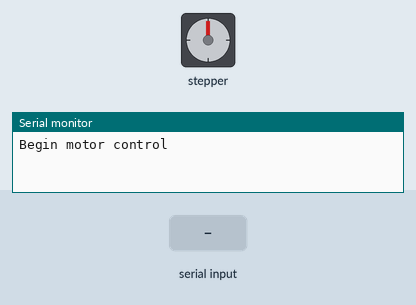
This sketch was run on a simulated ESP8266 (NodeMCU). On the bench: stepper motor, the last lines printed to the serial monitor. Wiring (inferred from the names in the program): stepper motor driver (200 steps per turn assumed): step D1; direction D0. The inputs (shaded band) are chosen by the test bench.

Above: at 1.2 s.
1.3 s: "1" received over Serial
At 4.1 s:
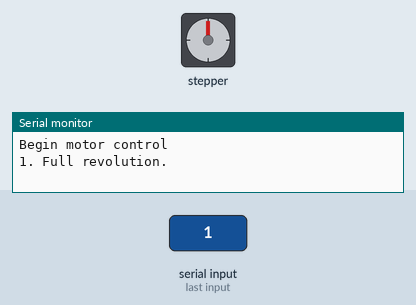
4.3 s: "2" received over Serial
At 6.2 s:
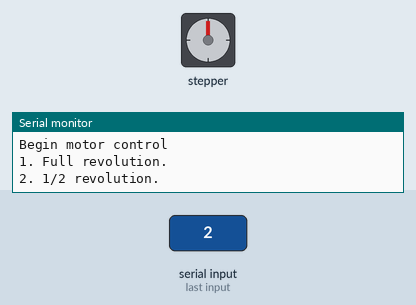
Timing chart, 0 to 7.7 s (numbered marks = the images above; inputs shaded):
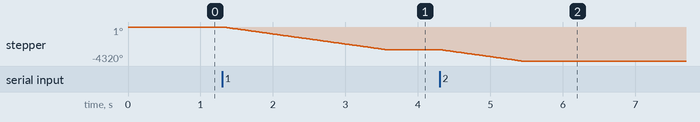

The sketch:

stepper-serial-degree.ino
```cpp
//////////////////////////////////////////////
// Spice machine stepper motor control v1.0 //
//////////////////////////////////////////////

// Justin Ashton
// (c) J. Ashton & Company, Inc., 2016
//
// some code modified from Dan Thompson http://danthompsonsblog.blogspot.com/ &
// from http://www.schmalzhaus.com/EasyDriver
//
// Hardware setup: Particle Photon, Easy Driver v4.5, NEMA 17, 12v power
//
// This sketch requires a serial connection to keyboard for input
// of numbers to control motor revolutions. For Mac, I used the
// program 'screen' on terminal. You can use terminal commmand
// 'ls /dev/tty.*' to identify the usb serial connection, then use
// command 'screen /dev/tty.YOURDEVICE 9600' to connect... you will
// replace 'YOURDEVICE' with your usb serial connection identified above.
//
// Enter '1' for full revolution
// Enter '2' for half revolution
// Enter '3' for quarter revolution
// Enter '4' for eigth revolution


//Declare pin mapping
int dir = D0;
int stp = D1;


char user_input;


void setup() {
  pinMode(stp, OUTPUT);
  pinMode(dir, OUTPUT);
  digitalWrite(dir, LOW);
  digitalWrite(stp, LOW);
  Serial.begin(9600); //Open Serial connection for keyboard control
  Serial.println("Begin motor control");
  Serial.println();
}

void loop() {

  while(Serial.available()){
      user_input = Serial.read(); //Read user input and trigger appropriate action
      switch (user_input){
          case '1':
          Serial.println("1. Full revolution.");
          rotateDeg(360, .1);
          delay(500);
          break;

          case '2':
          Serial.println("2. 1/2 revolution.");
          rotateDeg(180, .1);
          delay(500);
          break;

          case '3':
          Serial.println("3. 1/4 revolution.");
          rotateDeg(90, .1);
          delay(500);
          break;

          case '4':
          Serial.println("4. 1/8 revolution.");
          rotateDeg(45, .1);
          delay(500);
          break;

          default:
          Serial.println("Invalid option entered.");
          //Print function list for user selection
          Serial.println("Enter number for motor control");
          Serial.println("1. Full revolution.");
          Serial.println("2. 1/2 revolution.");
          Serial.println("3. 1/4 revolution.");
          Serial.println("4. 1/8 revolution.");
          Serial.println();
      }

      }
  }

void rotateDeg(float deg, float speed){
  //rotate a specific number of degrees
  //speed is any number from .01 -> 1 with 1 being fastest - Slower is stronger

  digitalWrite(dir,LOW); // rotates motor clockwise; change to HIGH for reverse

  int steps = abs(deg)*(1/0.225);  // designed for Easy Driver default: 1/8 step
  float usDelay = (1/speed) * 70;

  for(int i=0; i < steps; i++){
    digitalWrite(stp, HIGH);
    delayMicroseconds(usDelay);
    digitalWrite(stp, LOW);
    delayMicroseconds(usDelay);
  }
}
```

Measured:
- after the input at 1.3 s, stepper: turns 2880° counter-clockwise in 2.3 s, starting at once
- after the input at 4.3 s, stepper: turns 1440° counter-clockwise in 1.1 s, starting at once
